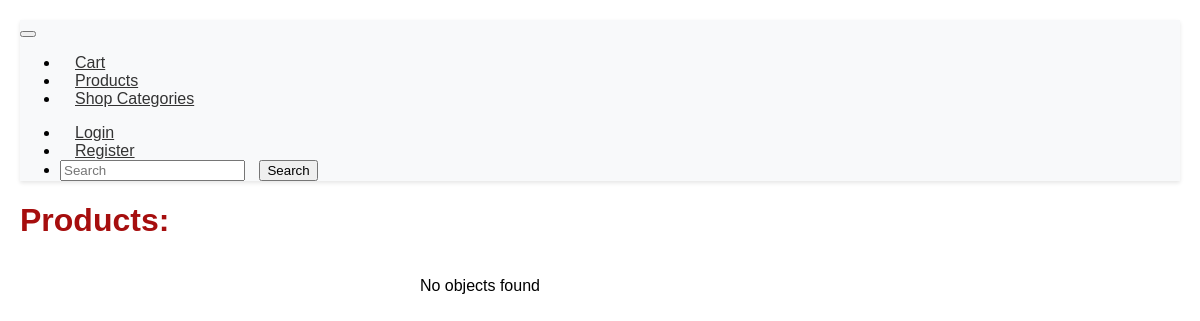
Before: /shop/products/ with the older database file.
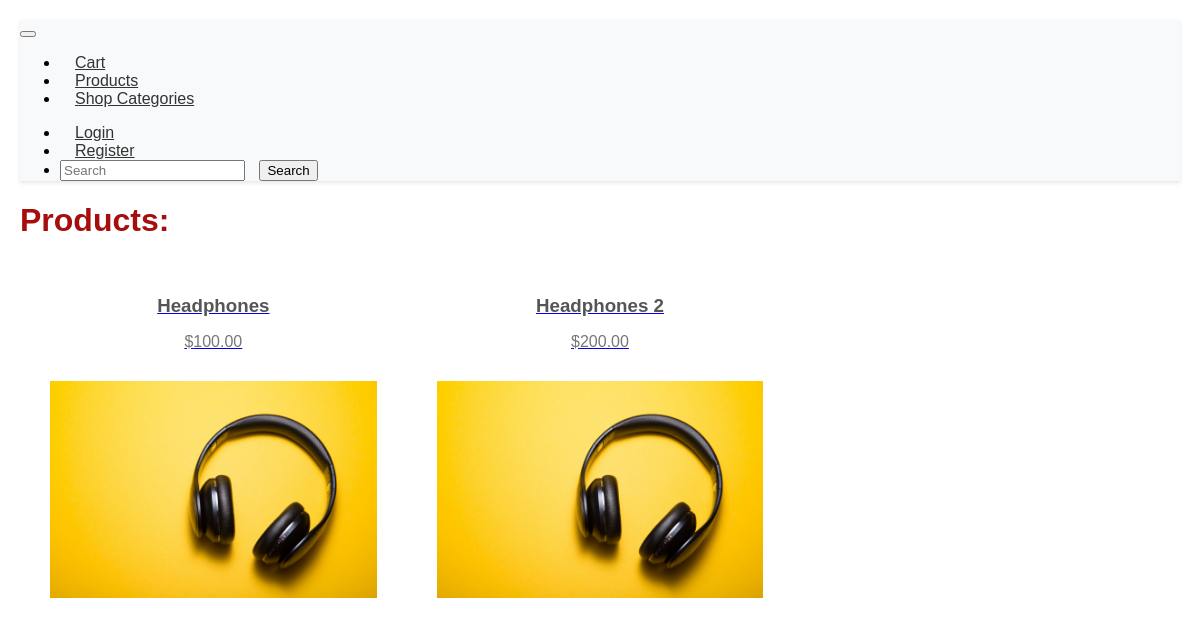
After: the same page with the newer database file.
### shop/models.py (models this page shows, shortened)
class Product(models.Model):
    name = models.SlugField(max_length=255, unique=True)
    description = models.TextField()
    price = models.DecimalField(max_digits=10, decimal_places=2)
    category = models.ForeignKey(Category, on_delete=models.CASCADE)
    image = models.ImageField(upload_to='images', null=True)

### shop/views.py (the view)
# urls.py: path('products/', views.products, name="products"),
def products(request):
    qs = Product.objects.all()
    context = {
        'objects' : qs
    }
    return render(request, "shop/products.html", context)

### shop/templates/shop/products.html (shortened to what this page needs)
{% load static %}
<!DOCTYPE html>
<html lang="en">
<head>
    <link rel="stylesheet" type="text/css" href="{% static 'css/style.css' %}">
</head>
<body>
    {% include 'shop/navBar.html' %}
    <h1>Products:</h1>
    <div class="product-container">
        <div class="product-grid">
            {% for object in objects %}
            <div class="product-item">
                <a href="{% url 'shop:productDetails' name=object.name %}" target="_blank">
                    <h3>{{object.name}}</h3>
                    <p>${{object.price}}</p>
                    <div class="product-item img">
                        <img alt="" src="{{ object.image.url }}">
                    </div>
                </a>
            </div>
            {% empty %}
            <p>No objects found</p>
            {% endfor %}
        </div>
    </div>
</body>
</html>

Changed rows visible on the page:
added Product: name "Headphones", price "100.00", image (picture)
added Product: name "Headphones 2", price "200.00", image (picture)
Other visible differences:
text no longer shown: "No objects found"
